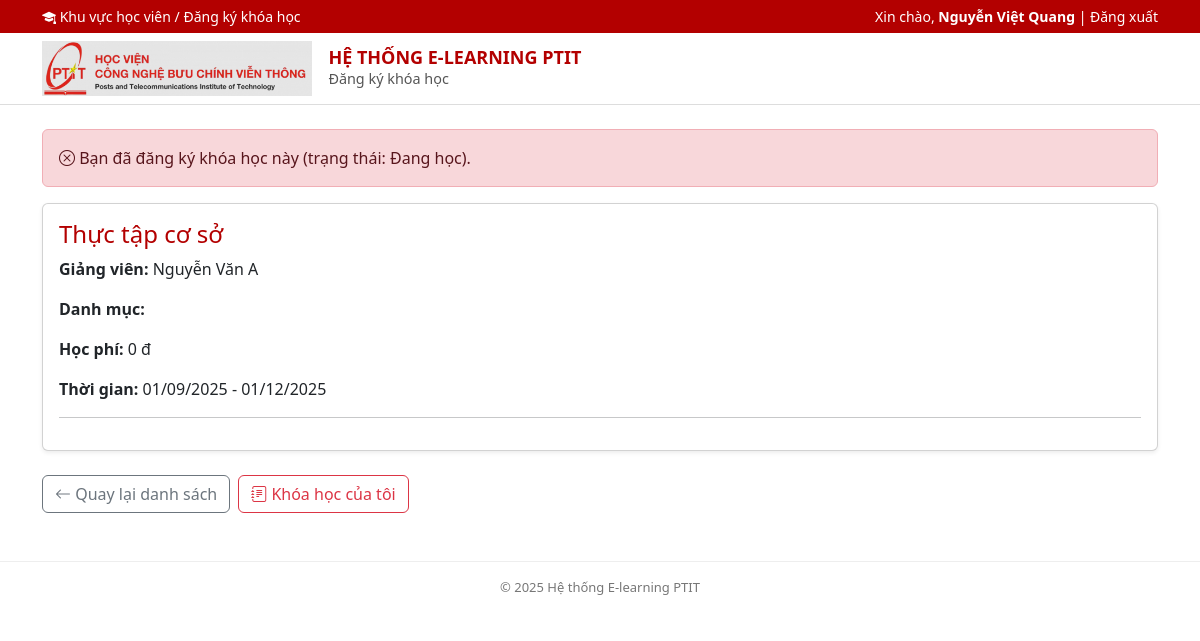
The page /student_register_course.php?id=1 (signed in) on the database its author committed.
### tables this page shows
CREATE TABLE `dang_ky_khoa_hoc` (
  `id` int(10) UNSIGNED NOT NULL,
  `id_hoc_vien` int(10) UNSIGNED NOT NULL,
  `id_khoa_hoc` int(10) UNSIGNED NOT NULL,
  `ngay_dang_ky` datetime NOT NULL DEFAULT current_timestamp(),
  `trang_thai` enum('cho_duyet','dang_hoc','hoan_thanh','huy') NOT NULL DEFAULT 'dang_hoc',
  `tien_do_phan_tram` tinyint(3) UNSIGNED NOT NULL DEFAULT 0,
  `diem_cuoi_ky` decimal(5,2) DEFAULT NULL
);

CREATE TABLE `khoa_hoc` (
  `id` int(10) UNSIGNED NOT NULL,
  `ten_khoa_hoc` varchar(255) NOT NULL,
  `duong_dan_tom_tat` varchar(255) NOT NULL,
  `mo_ta` text DEFAULT NULL,
  `id_giang_vien` int(10) UNSIGNED NOT NULL,
  `danh_muc` varchar(100) DEFAULT NULL,
  `hoc_phi` decimal(12,2) NOT NULL DEFAULT 0.00,
  `ngay_bat_dau` date DEFAULT NULL,
  `ngay_ket_thuc` date DEFAULT NULL,
  `trang_thai` enum('nhap','cong_bo','luu_tru') NOT NULL DEFAULT 'nhap',
  `ngay_tao` datetime NOT NULL DEFAULT current_timestamp(),
  `ngay_cap_nhat` datetime NOT NULL DEFAULT current_timestamp() ON UPDATE current_timestamp()
);

CREATE TABLE `nguoi_dung` (
  `id` int(10) UNSIGNED NOT NULL,
  `ho_ten` varchar(100) NOT NULL,
  `ma_sinh_vien` varchar(20) DEFAULT NULL,
  `lop_hoc` varchar(50) DEFAULT NULL,
  `gioi_tinh` enum('nam','nu') NOT NULL DEFAULT 'nam',
  `email` varchar(150) NOT NULL,
  `mat_khau` varchar(255) NOT NULL,
  `vai_tro` enum('hoc_vien','giang_vien','quan_tri') NOT NULL DEFAULT 'hoc_vien',
  `so_dien_thoai` varchar(20) DEFAULT NULL,
  `trang_thai` enum('hoat_dong','khong_hoat_dong','chan') NOT NULL DEFAULT 'hoat_dong',
  `anh_dai_dien` varchar(255) DEFAULT NULL,
  `ngay_tao` datetime NOT NULL DEFAULT current_timestamp(),
  `ngay_cap_nhat` datetime NOT NULL DEFAULT current_timestamp() ON UPDATE current_timestamp()
);

### student_register_course.php (the view, shortened to what this page needs)
<?php
$user_id = $_SESSION['user_id'];
$ho_ten  = $_SESSION['ho_ten'] ?? 'Học viên';
$error = '';
$course = null;
$course_id = isset($_GET['id']) ? (int)$_GET['id'] : 0;
if ($course_id <= 0) {
    $error = 'Khóa học không hợp lệ.';
} else {
    try {
        $pdo = Database::pdo();
        $sql = "
            SELECT kh.id, kh.ten_khoa_hoc, kh.danh_muc, kh.mo_ta,
                   kh.hoc_phi, kh.ngay_bat_dau, kh.ngay_ket_thuc,
                   nd.ho_ten AS ten_giang_vien
            FROM khoa_hoc kh
            JOIN nguoi_dung nd ON kh.id_giang_vien = nd.id
            WHERE kh.id = :id
              AND kh.trang_thai = 'cong_bo'
        ";
        $stmt = $pdo->prepare($sql);
        $stmt->execute([':id' => $course_id]);
        $course = $stmt->fetch(PDO::FETCH_ASSOC);
        if (!$course) {
            $error = 'Không tìm thấy khóa học hoặc khóa học chưa được công bố.';
        } else {
            $sql = "
                SELECT id, trang_thai
                FROM dang_ky_khoa_hoc
                WHERE id_hoc_vien = :hv AND id_khoa_hoc = :kh
                LIMIT 1
            ";
            $stmt = $pdo->prepare($sql);
            $stmt->execute([
                ':hv' => $user_id,
                ':kh' => $course_id
            ]);
            $dk = $stmt->fetch(PDO::FETCH_ASSOC);
            if ($dk) {
                $map = [
                    'cho_duyet'   => 'Chờ giảng viên duyệt',
                    'dang_hoc'    => 'Đang học',
                    'hoan_thanh'  => 'Hoàn thành',
                    'huy'         => 'Đã hủy',
                ];
                $txt = $map[$dk['trang_thai']] ?? $dk['trang_thai'];
                $error = 'Bạn đã đăng ký khóa học này (trạng thái: '.$txt.').';
            }
        }
    } catch (PDOException $e) {
        $error = 'Có lỗi khi đăng ký: ' . $e->getMessage();
    }
}
?>
<!DOCTYPE html>
<html lang="vi">
<head>
    <link href="https://cdn.jsdelivr.net/npm/bootstrap@5.3.3/dist/css/bootstrap.min.css" rel="stylesheet">
    <link rel="stylesheet" href="https://cdn.jsdelivr.net/npm/bootstrap-icons@1.11.3/font/bootstrap-icons.css">
    <link rel="stylesheet" href="css/style.css">
</head>
<body>
<div class="top-bar">
    <div class="container d-flex justify-content-between align-items-center">
        <div>
            <i class="bi bi-mortarboard-fill"></i>
            <a href="student_dashboard.php">Khu vực học viên</a> /
            <span>Đăng ký khóa học</span>
        </div>
        <div>
            Xin chào, <strong><?php echo htmlspecialchars($ho_ten); ?></strong> |
            <a href="dang_xuat.php" class="text-white">Đăng xuất</a>
        </div>
    </div>
</div>
<header class="main-header">
    <div class="container py-2 d-flex align-items-center">
        <img src="image/ptit.png" style="height:55px;" class="me-3">
        <div>
            <div class="logo-text">HỆ THỐNG E-LEARNING PTIT</div>
            <div style="font-size: 0.9rem; color:#555;">Đăng ký khóa học</div>
        </div>
    </div>
</header>
<div class="container mt-4 mb-5">
    <?php if ($error): ?>
        <div class="alert alert-danger"><i class="bi bi-x-circle"></i> <?php echo $error; ?></div>
    <?php endif; ?>
    <?php if ($course): ?>
        <div class="card shadow-sm mb-4">
            <div class="card-body">
                <h4 class="card-title" style="color:#b30000;"><?php echo htmlspecialchars($course['ten_khoa_hoc']); ?></h4>
                <p><strong>Giảng viên:</strong> <?php echo htmlspecialchars($course['ten_giang_vien']); ?></p>
                <p><strong>Danh mục:</strong> <?php echo htmlspecialchars($course['danh_muc']); ?></p>
                <p><strong>Học phí:</strong> <?php echo number_format($course['hoc_phi']); ?> đ</p>
                <p><strong>Thời gian:</strong>
                    <?php
                    $bd = $course['ngay_bat_dau'] ? date('d/m/Y', strtotime($course['ngay_bat_dau'])) : '';
                    $kt = $course['ngay_ket_thuc'] ? date('d/m/Y', strtotime($course['ngay_ket_thuc'])) : '';
                    echo ($bd && $kt) ? "$bd - $kt" : '—';
                    ?>
                </p>
                <hr>
            </div>
        </div>
    <?php endif; ?>
    <div class="d-flex gap-2">
        <a href="student_courses_catalog.php" class="btn btn-outline-secondary">
            <i class="bi bi-arrow-left"></i> Quay lại danh sách
        </a>
        <a href="student_my_courses.php" class="btn btn-outline-danger">
            <i class="bi bi-journal-text"></i> Khóa học của tôi
        </a>
    </div>
</div>
<footer class="text-center py-3">
    © <?php echo date('Y'); ?> Hệ thống E-learning PTIT
</footer>
</body>
</html>

### css/style.css (style rules this page uses)
body { font-family: system-ui, -apple-system, BlinkMacSystemFont, "Segoe UI", sans-serif; }
.top-bar { background-color: #b30000; color: #fff; font-size: 14px; padding: 6px 0; }
.top-bar a { color: #fff; text-decoration: none; }
.main-header { background-color: #ffffff; border-bottom: 1px solid #ddd; }
.logo-text { font-weight: 700; font-size: 18px; color: #b30000; line-height: 1.2; }
footer { border-top: 1px solid #eee; padding: 15px 0; font-size: 13px; color: #777; margin-top: 40px; }

### rows shown on the page
dang_ky_khoa_hoc: trang_thai "Bạn đã đăng ký khóa học này (trạng thái: Đang học)."
khoa_hoc: ten_khoa_hoc "Thực tập cơ sở", id_giang_vien.ho_ten "Nguyễn Văn A", hoc_phi "0", ngay_bat_dau "01/09/2025", ngay_ket_thuc "01/12/2025"

### other values the page prints
$ho_ten "Nguyễn Việt Quang"
